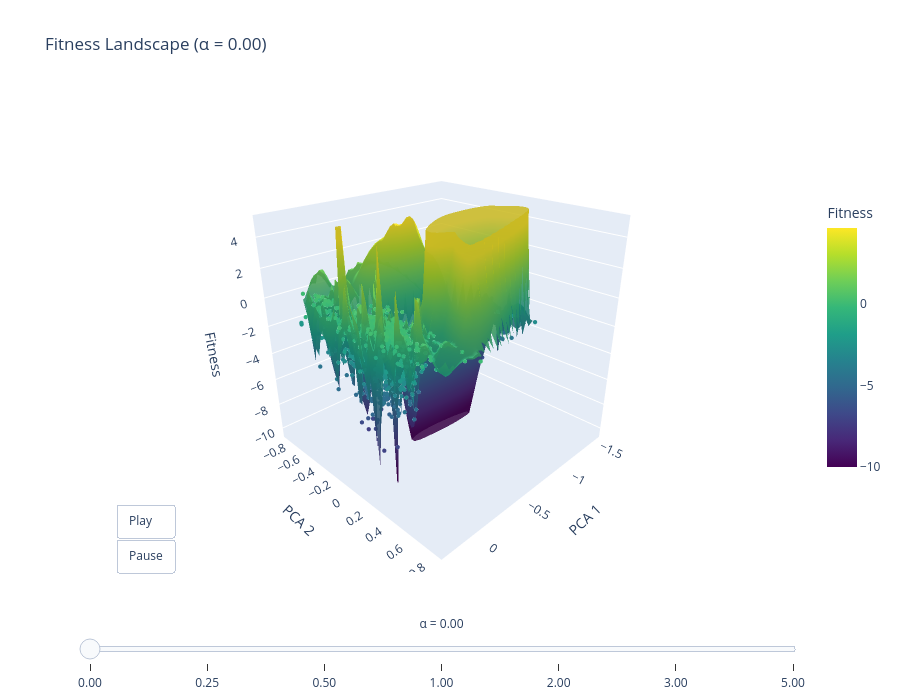

Here is the notebook cell this chart was saved with:
### Markdown cell above
## Morphing animation

The key parameter is **alpha** (epistatic strength multiplier):

| alpha | Behaviour |
|-------|-----------|
| 0.0 | Purely additive. Multi-mutant fitness = sum of single-site effects. Smooth surface. |
| 0.5 | Mild epistasis. Surface begins to buckle at structurally contacting sites. |
| 1.0 | Moderate epistasis. Local optima start appearing. |
| 2.0+ | Strong epistasis. Rugged landscape with sign epistasis and fitness traps. |

The animation samples 3,000 combinatorial variants (1 to 4 mutations each),
embeds their mutation profiles into 2D via PCA, then sweeps alpha while
keeping the same set of variants fixed in x/y. The z-axis (fitness) morphs
as epistasis reshapes the landscape.

Use the **Play** button or drag the slider to sweep alpha.

### Code cell
fig = landscape.plot_morphing(
    n_samples=3000,
    n_mutations=(1, 4),
    alphas=[0.0, 0.25, 0.5, 1.0, 2.0, 3.0, 5.0],
    embed_method="pca",
    colorscale="Viridis",
    grid_resolution=60,
    seed=42,
)
fig.show()

### Figure 1 — Plotly figure (JSON) as saved in the notebook; plotly's stock layout.template omitted (floating-point values rounded to 4 significant figures; data arrays with more than 128 entries replaced by an {"elided": "..."} marker saying what was removed)
{"data": [{"cmax": 4.627, "cmin": -10.02, "colorbar": {"len": 0.6, "title": {"text": "Fitness"}}, "colorscale": [[0, "#440154"], [0.1111, "#482878"], [0.2222, "#3e4989"], [0.3333, "#31688e"], [0.4444, "#26828e"], [0.5556, "#1f9e89"], [0.6667, "#35b779"], [0.7778, "#6ece58"], [0.8889, "#b5de2b"], [1, "#fde725"]], "hoverinfo": "skip", "opacity": 0.85, "showscale": true, "type": "surface", "x": [-1.626, -1.593, -1.559, -1.526, -1.493, -1.459, -1.426, -1.392, -1.359, -1.326, -1.292, -1.259, -1.225, -1.192, -1.159, -1.125, -1.092, -1.058, -1.025, -0.9916, -0.9582, -0.9248, -0.8914, -0.8579, -0.8245, -0.7911, -0.7577, -0.7243, -0.6909, -0.6575, -0.6241, -0.5907, -0.5573, -0.5239, -0.4905, -0.4571, -0.4237, -0.3903, -0.3569, -0.3235, -0.2901, -0.2567, -0.2233, -0.1899, -0.1565, -0.1231, -0.08966, -0.05626, -0.02286, 0.01055, 0.04395, 0.07735, 0.1108, 0.1442, 0.1776, 0.211, 0.2444, 0.2778, 0.3112, 0.3446], "y": [-0.9503, -0.9194, -0.8884, -0.8574, -0.8265, -0.7955, -0.7646, -0.7336, -0.7026, -0.6717, -0.6407, -0.6098, -0.5788, -0.5478, -0.5169, -0.4859, -0.4549, -0.424, -0.393, -0.3621, -0.3311, -0.3001, -0.2692, -0.2382, -0.2073, -0.1763, -0.1453, -0.1144, -0.0834, -0.05244, -0.02148, 0.00948, 0.04044, 0.0714, 0.1024, 0.1333, 0.1643, 0.1952, 0.2262, 0.2572, 0.2881, 0.3191, 0.3501, 0.381, 0.412, 0.4429, 0.4739, 0.5049, 0.5358, 0.5668, 0.5977, 0.6287, 0.6597, 0.6906, 0.7216, 0.7526, 0.7835, 0.8145, 0.8454, 0.8764], "z": {"elided": "60x60 float values"}}, {"hoverinfo": "text", "marker": {"cmax": 4.627, "cmin": -10.02, "color": {"elided": "3000 float values"}, "colorscale": [[0, "#440154"], [0.1111, "#482878"], [0.2222, "#3e4989"], [0.3333, "#31688e"], [0.4444, "#26828e"], [0.5556, "#1f9e89"], [0.6667, "#35b779"], [0.7778, "#6ece58"], [0.8889, "#b5de2b"], [1, "#fde725"]], "line": {"width": 0}, "showscale": false, "size": 2.5}, "mode": "markers", "name": "variants", "text": {"elided": "3000 str values"}, "type": "scatter3d", "x": {"elided": "3000 float values"}, "y": {"elided": "3000 float values"}, "z": {"elided": "3000 float values"}}], "layout": {"height": 700, "scene": {"camera": {"eye": {"x": 1.5, "y": 1.5, "z": 1}}, "xaxis": {"showgrid": false, "title": {"text": "PCA 1"}, "zeroline": false}, "yaxis": {"showgrid": false, "title": {"text": "PCA 2"}, "zeroline": false}, "zaxis": {"range": [-10.76, 5.36], "title": {"text": "Fitness"}}}, "sliders": [{"active": 0, "currentvalue": {"prefix": "α = ", "visible": true, "xanchor": "center"}, "pad": {"t": 40}, "steps": [{"args": [["0.00"], {"frame": {"duration": 600, "redraw": true}, "mode": "immediate"}], "label": "0.00", "method": "animate"}, {"args": [["0.25"], {"frame": {"duration": 600, "redraw": true}, "mode": "immediate"}], "label": "0.25", "method": "animate"}, {"args": [["0.50"], {"frame": {"duration": 600, "redraw": true}, "mode": "immediate"}], "label": "0.50", "method": "animate"}, {"args": [["1.00"], {"frame": {"duration": 600, "redraw": true}, "mode": "immediate"}], "label": "1.00", "method": "animate"}, {"args": [["2.00"], {"frame": {"duration": 600, "redraw": true}, "mode": "immediate"}], "label": "2.00", "method": "animate"}, {"args": [["3.00"], {"frame": {"duration": 600, "redraw": true}, "mode": "immediate"}], "label": "3.00", "method": "animate"}, {"args": [["5.00"], {"frame": {"duration": 600, "redraw": true}, "mode": "immediate"}], "label": "5.00", "method": "animate"}]}], "title": {"text": "Fitness Landscape (α = 0.00)"}, "updatemenus": [{"buttons": [{"args": [null, {"frame": {"duration": 800, "redraw": true}, "fromcurrent": true, "transition": {"duration": 400, "easing": "cubic-in-out"}}], "label": "Play", "method": "animate"}, {"args": [[null], {"frame": {"duration": 0, "redraw": false}, "mode": "immediate"}], "label": "Pause", "method": "animate"}], "showactive": false, "type": "buttons", "x": 0.05, "xanchor": "left", "y": 0, "yanchor": "bottom"}], "width": 900}}
